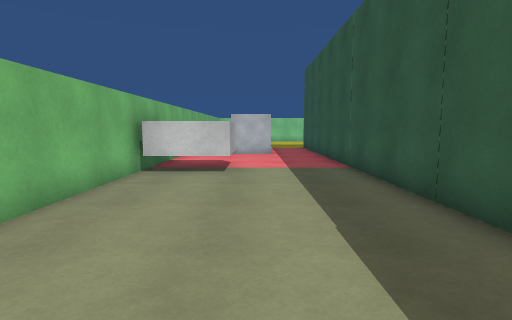
view 1 (above)

13 first-person views from a walk through a 3-D level made in the Unity game engine. The camera is 1.3 m above the floor, tilts 6° down and sees 80° across. The floor is counted in squares, 1 m on a side. Each view is taken from the middle of a square. On the plan, view 1 faces up. The plan holds only what a view shows up to about 14 squares ahead; the rest is blank. The place goes on beyond the plan. The player is left out. Surface patterns are stand-ins for the level's own textures.

view 2
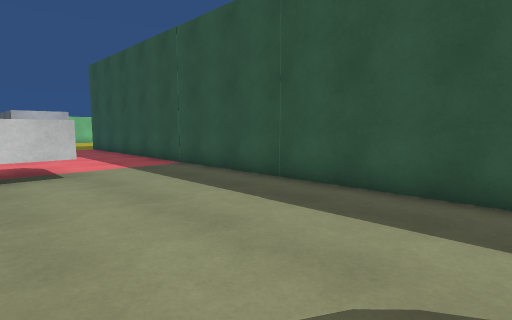

view 3
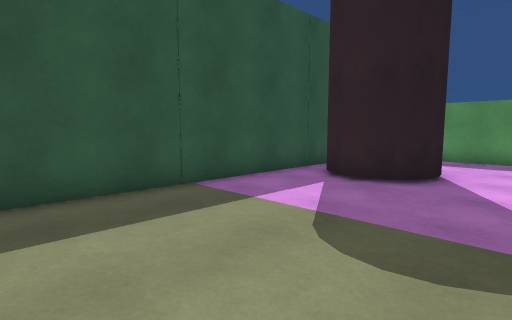

view 4
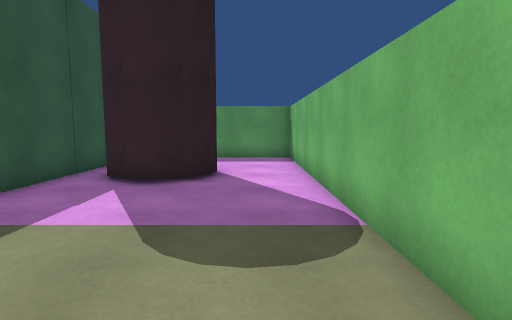

view 5
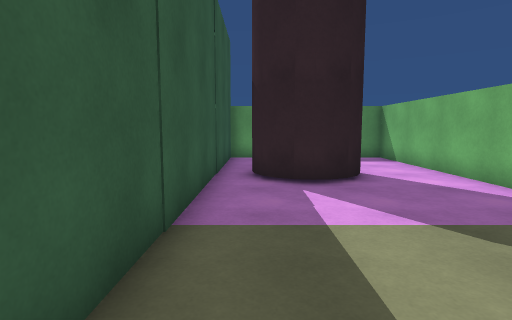

view 6
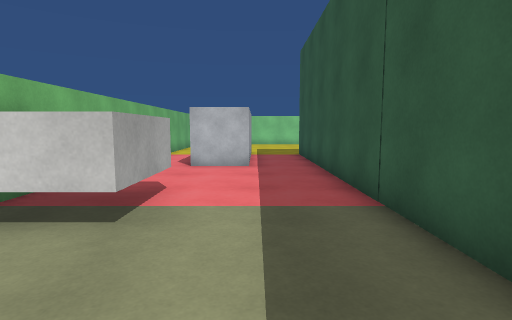

view 7
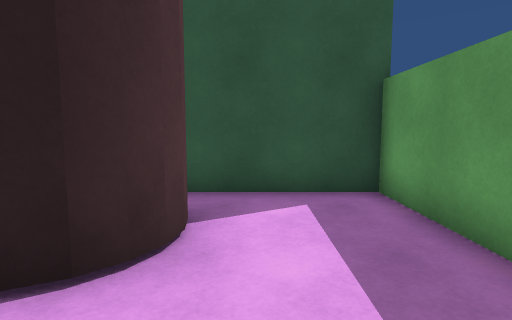

view 8
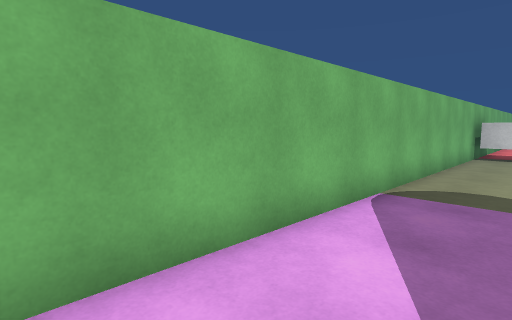

view 9
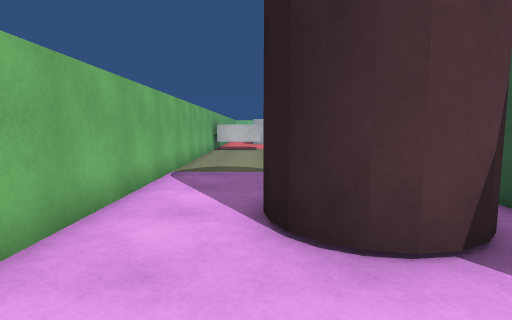

view 10
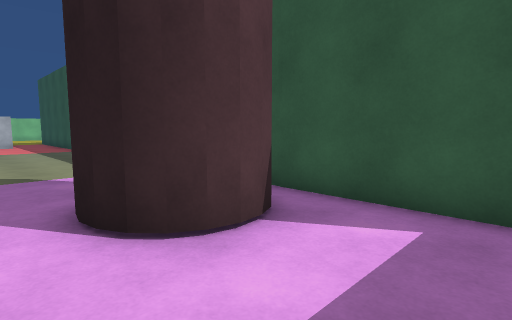

view 11
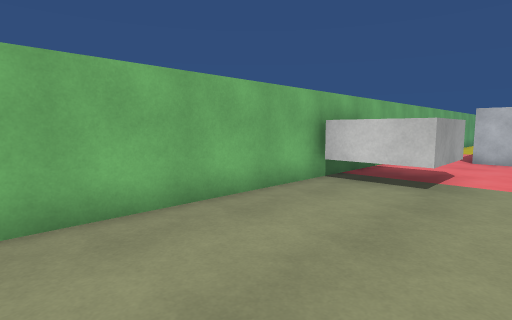

view 12
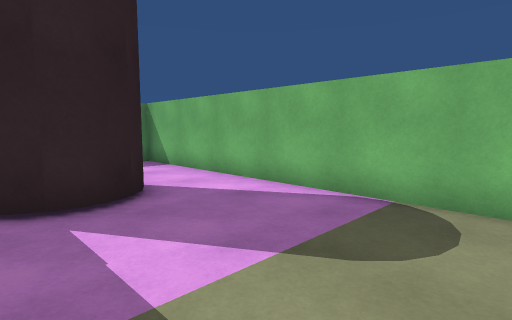

view 13
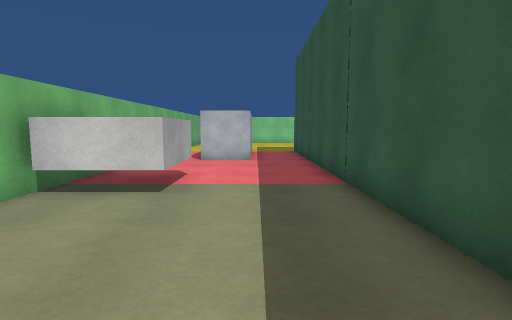

### Floor plan
Points are (right, up) in squares from view 1. A wall is a line through its corners. A room is listed if a view was taken in it or the views show most of it. See-through windows are left out.
Room 1 (views 1, 2, 3, 4, 5, 6, 11, 12, 13)
walls: (0.4, -3.1) (1.3, -3.3); (-3.5, 14.9) (-3.5, -6.5); (-0.1, -3.2) (0.9, -3.1) (1.7, -3.6); (-0.5, -3.5) (0.2, -3.2); (1.5, -3.4) (2, -4); (-0.8, -3.9) (-0.3, -3.4); (-0.8, -5.3) (-0.9, -4.6) (-0.8, -4.1) (-0.6, -3.7); (3.2, -4.5) (3.2, 15.5)
ways out: opening at (-2.5, -5.5) to room 2
Room 2 (views 7, 8, 9, 10)
walls: (0.3, -6.2) (-0.3, -5.8); (0.8, -6.2) (0.1, -6.1); (-0.1, -6) (-0.8, -5.3); (-0.5, -5.7) (-0.8, -5.1); (1.3, -6) (0.6, -6.1); (1.9, -5.5) (1.5, -5.9) (1, -6.1); (-3.5, -6.5) (-3.5, -9.5) (3.2, -9.5) (3.2, -4.5)
ways out: opening at (-2.5, -5.5) to room 1

Where each view was taken, in squares from view 1:
view 1: 0 up, 0 right, facing up
view 2: 0 up, 3 left, facing up-right
view 3: 4 up, 3 left, facing down-right
view 4: 4 up, 2 left, facing down
view 5: 4 up, 2 right, facing down
view 6: 5 up, 1 right, facing up
view 7: 7 down, 3 left, facing right
view 8: 6 down, 1 left, facing up-left
view 9: 9 down, 1 left, facing up
view 10: 9 down, 2 left, facing up-right
view 11: 2 up, 1 right, facing up-left
view 12: 2 up, 2 right, facing down-left
view 13: 3 up, 1 right, facing up
